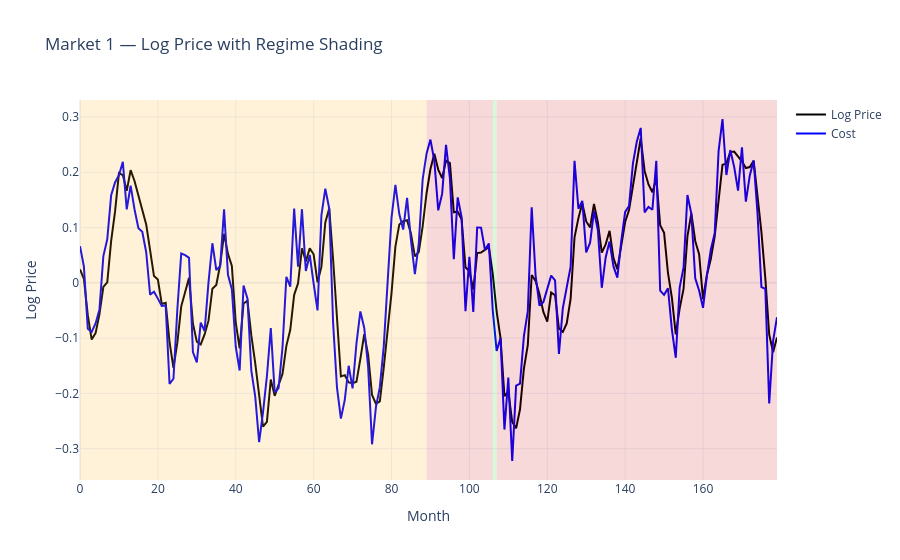

Notebook source saved alongside this figure:
### Code cell
plot_market_plotly(df, market_id=1)

### Figure 1 — Plotly figure (JSON) as saved in the notebook; plotly's stock layout.template omitted (floating-point values rounded to 4 significant figures; data arrays with more than 128 entries replaced by an {"elided": "..."} marker saying what was removed)
{"data": [{"line": {"color": "black"}, "mode": "lines", "name": "Log Price", "type": "scatter", "x": {"elided": "180 int values"}, "y": {"elided": "180 float values"}}, {"line": {"color": "blue"}, "mode": "lines", "name": "Cost", "type": "scatter", "x": {"elided": "180 int values"}, "y": {"elided": "180 float values"}}], "layout": {"shapes": [{"fillcolor": "rgba(255,165,0,0.15)", "line": {"width": 0}, "type": "rect", "x0": 0, "x1": 89, "xref": "x", "y0": 0, "y1": 1, "yref": "y domain"}, {"fillcolor": "rgba(200,0,0,0.15)", "line": {"width": 0}, "type": "rect", "x0": 89, "x1": 106, "xref": "x", "y0": 0, "y1": 1, "yref": "y domain"}, {"fillcolor": "rgba(0,200,0,0.15)", "line": {"width": 0}, "type": "rect", "x0": 106, "x1": 107, "xref": "x", "y0": 0, "y1": 1, "yref": "y domain"}, {"fillcolor": "rgba(200,0,0,0.15)", "line": {"width": 0}, "type": "rect", "x0": 107, "x1": 179, "xref": "x", "y0": 0, "y1": 1, "yref": "y domain"}], "title": {"text": "Market 1 — Log Price with Regime Shading"}, "xaxis": {"title": {"text": "Month"}}, "yaxis": {"title": {"text": "Log Price"}}}}
